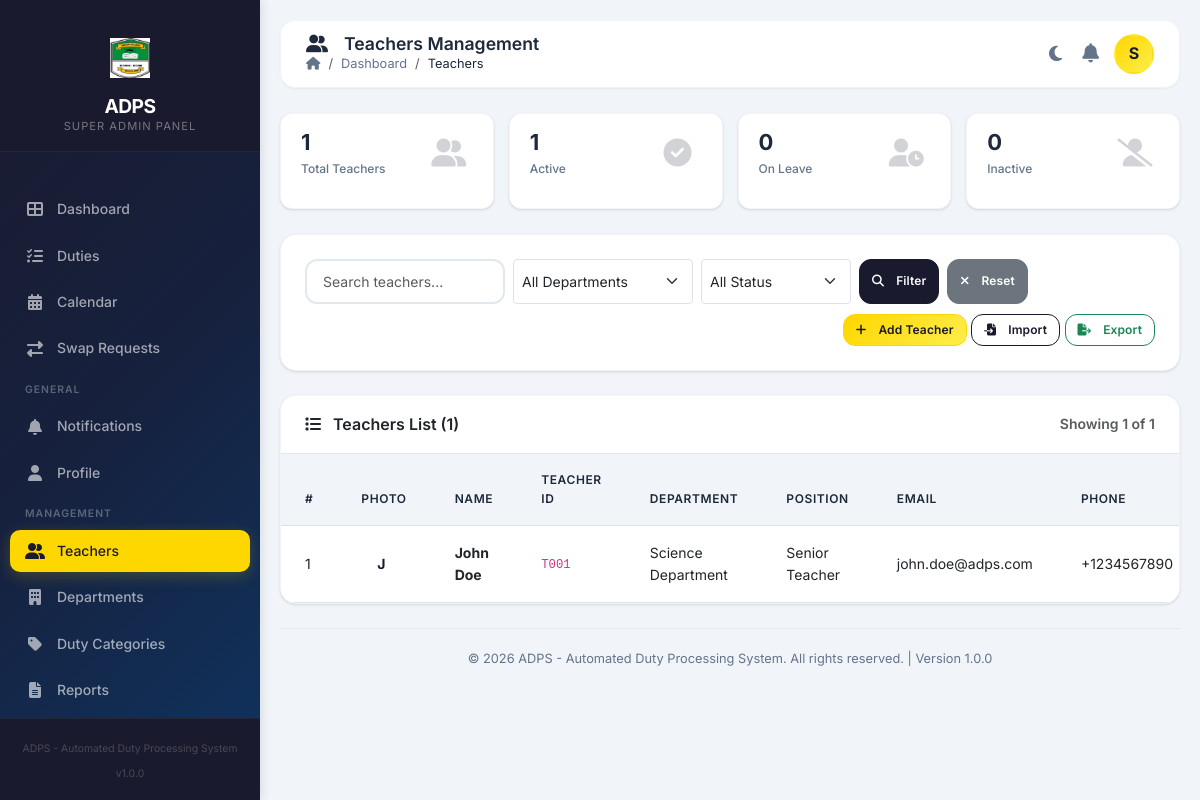
The app's page /views/teachers/ (signed in) with its own data.
### tables this page shows
CREATE TABLE users (
    id INT PRIMARY KEY AUTO_INCREMENT,
    username VARCHAR(50) UNIQUE NOT NULL,
    email VARCHAR(100) UNIQUE NOT NULL,
    password VARCHAR(255) NOT NULL,
    full_name VARCHAR(100) NOT NULL,
    role ENUM('super_admin', 'admin', 'teacher') DEFAULT 'teacher',
    status ENUM('active', 'inactive', 'suspended') DEFAULT 'active',
    email_verified BOOLEAN DEFAULT FALSE,
    two_factor_enabled BOOLEAN DEFAULT FALSE,
    two_factor_secret VARCHAR(255) NULL,
    remember_token VARCHAR(100) NULL,
    last_login DATETIME NULL,
    last_ip VARCHAR(45) NULL,
    created_at TIMESTAMP DEFAULT CURRENT_TIMESTAMP,
    updated_at TIMESTAMP DEFAULT CURRENT_TIMESTAMP ON UPDATE CURRENT_TIMESTAMP,
    INDEX idx_email (email),
    INDEX idx_status (status)
);

CREATE TABLE teachers (
    id INT PRIMARY KEY AUTO_INCREMENT,
    teacher_id VARCHAR(20) UNIQUE NOT NULL,
    staff_number VARCHAR(20) UNIQUE NOT NULL,
    first_name VARCHAR(50) NOT NULL,
    last_name VARCHAR(50) NOT NULL,
    gender ENUM('male', 'female', 'other') NOT NULL,
    date_of_birth DATE,
    phone_primary VARCHAR(20) NOT NULL,
    phone_secondary VARCHAR(20),
    email VARCHAR(100) UNIQUE NOT NULL,
    nationality VARCHAR(50),
    permanent_address TEXT,
    current_address TEXT,
    department_id INT,
    qualification TEXT,
    position VARCHAR(50),
    employment_date DATE,
    experience_years INT DEFAULT 0,
    profile_photo VARCHAR(255),
    bio TEXT,
    skills TEXT,
    languages TEXT,
    status ENUM('active', 'inactive', 'on_leave') DEFAULT 'active',
    contract_type ENUM('permanent', 'contract', 'part_time') DEFAULT 'permanent',
    leave_start_date DATE NULL,
    leave_end_date DATE NULL,
    availability_status ENUM('available', 'unavailable') DEFAULT 'available',
    max_duties_per_week INT DEFAULT 5,
    max_duties_per_month INT DEFAULT 20,
    created_at TIMESTAMP DEFAULT CURRENT_TIMESTAMP,
    updated_at TIMESTAMP DEFAULT CURRENT_TIMESTAMP ON UPDATE CURRENT_TIMESTAMP,
    deleted_at TIMESTAMP NULL,
    INDEX idx_teacher_id (teacher_id),
    INDEX idx_staff_number (staff_number),
    INDEX idx_email (email),
    INDEX idx_department (department_id),
    FOREIGN KEY (department_id) REFERENCES departments(id) ON DELETE SET NULL,
    INDEX idx_status (status)
);

CREATE TABLE departments (
    id INT PRIMARY KEY AUTO_INCREMENT,
    name VARCHAR(100) NOT NULL,
    code VARCHAR(20) UNIQUE NOT NULL,
    description TEXT,
    hod_id INT NULL,
    contact_email VARCHAR(100),
    contact_phone VARCHAR(20),
    year_established YEAR,
    status ENUM('active', 'inactive') DEFAULT 'active',
    created_at TIMESTAMP DEFAULT CURRENT_TIMESTAMP,
    updated_at TIMESTAMP DEFAULT CURRENT_TIMESTAMP ON UPDATE CURRENT_TIMESTAMP,
    INDEX idx_code (code),
    FOREIGN KEY (hod_id) REFERENCES teachers(id) ON DELETE SET NULL
);

### views/teachers/index.php (the view, shortened to what the rows shown need)
<?php
require_once __DIR__ . '/../../includes/auth.php';
require_once __DIR__ . '/../../models/Teacher.php';
$auth = new Auth();
$filters = [];
$page = isset($_GET['page']) ? max(1, (int)$_GET['page']) : 1;
$limit = 20;
$offset = ($page - 1) * $limit;
$filters['limit'] = $limit;
$filters['offset'] = $offset;
$teachers = Teacher::all($filters);
require_once __DIR__ . '/../../includes/header.php';
?>
<div class="card">
    <div class="card-body p-0">
        <?php if (empty($teachers)): ?>
            <div class="text-center py-5">
                <i class="fas fa-user-slash fa-3x text-muted d-block mb-3"></i>
                <h5 class="text-muted">No teachers found</h5>
                <p class="text-muted">Adjust your filters or add a new teacher.</p>
                <a href="<?php echo SITE_URL; ?>/views/teachers/create.php" class="btn btn-accent">
                    <i class="fas fa-plus me-2"></i> Add Teacher
                </a>
            </div>
        <?php else: ?>
            <div class="table-responsive">
                <table class="table table-hover mb-0">
                    <thead>
                        <tr>
                            <th>#</th>
                            <th>Photo</th>
                            <th>Name</th>
                            <th>Teacher ID</th>
                            <th>Department</th>
                            <th>Position</th>
                            <th>Email</th>
                            <th>Phone</th>
                        </tr>
                    </thead>
                    <tbody>
                        <?php foreach ($teachers as $index => $teacher): ?>
                            <tr>
                                <td><?php echo $offset + $index + 1; ?></td>
                                <td>
                                    <div class="teacher-avatar"
                                         style="background-image: url('<?php echo $teacher['profile_photo'] ? SITE_URL . '/uploads/profiles/' . $teacher['profile_photo'] : 'none'; ?>');">
                                        <?php if (!$teacher['profile_photo']): ?>
                                            <?php echo substr($teacher['first_name'] ?? 'U', 0, 1); ?>
                                        <?php endif; ?>
                                    </div>
                                </td>
                                <td>
                                    <strong><?php echo htmlspecialchars(($teacher['first_name'] ?? '') . ' ' . ($teacher['last_name'] ?? '')); ?></strong>
                                </td>
                                <td><code><?php echo htmlspecialchars($teacher['teacher_id'] ?? 'N/A'); ?></code></td>
                                <td><?php echo htmlspecialchars($teacher['department_name'] ?? '-'); ?></td>
                                <td><?php echo htmlspecialchars($teacher['position'] ?? '-'); ?></td>
                                <td><?php echo htmlspecialchars($teacher['email']); ?></td>
                                <td><?php echo htmlspecialchars($teacher['phone_primary']); ?></td>
                            </tr>
                        <?php endforeach; ?>
                    </tbody>
                </table>
            </div>
        <?php endif; ?>
    </div>
</div>
<?php
require_once __DIR__ . '/../../includes/footer.php';
?>

### includes/header.php (shortened to what the rows shown need)
<?php
$user = $auth->getUser();
$role = $user['role'] ?? 'teacher';
$teacherInitial = substr($user['full_name'], 0, 1);
$profilePhoto = SITE_URL . '/assets/images/default-avatar.png';
$hasProfilePhoto = false;
?>
<!DOCTYPE html>
<html lang="en">
<head>
    <link href="https://cdn.jsdelivr.net/npm/bootstrap@5.3.0/dist/css/bootstrap.min.css" rel="stylesheet">
    <link href="https://cdnjs.cloudflare.com/ajax/libs/font-awesome/6.4.0/css/all.min.css" rel="stylesheet">
    <link href="<?php echo SITE_URL; ?>/assets/css/styles.css" rel="stylesheet">
</head>
<body>
    <div class="sidebar" id="sidebar">
        <div class="sidebar-brand">
            <span class="logo-icon">
                <img src="<?php echo SITE_URL; ?>/assets/images/logo.jpeg" alt="logo" width="40" height="40">
            </span>
            <h3>ADPS</h3>
            <p><?php echo ucfirst(str_replace('_', ' ', $role)); ?> Panel</p>
        </div>
    </div>
    <div class="main-content">
        <div class="top-header">
            <div class="user-info">
                <div class="user-dropdown">
                    <div class="avatar <?php echo $hasProfilePhoto ? 'has-image' : ''; ?>"
                         style="<?php echo $hasProfilePhoto ? 'background-image: url(' . $profilePhoto . ');' : ''; ?>"
                         data-bs-toggle="dropdown"
                         aria-expanded="false"
                         title="<?php echo htmlspecialchars($user['full_name']); ?>"
                         role="button"
                         tabindex="0">
                        <?php if (!$hasProfilePhoto): ?>
                            <?php echo $teacherInitial; ?>
                        <?php endif; ?>
                    </div>
                </div>
            </div>
        </div>
        <div class="page-content">

### records on screen
users: role "SUPER ADMIN", full_name "S"
teachers: index "1", first_name "J", first_name+last_name "John Doe", teacher "T001", department.name "Science Department", position "Senior Teacher", email "john.doe@adps.com", phone_primary "+1234567890"

### other values on screen
$item['label'] "Dashboard"
$item['label'] "Duties"
$item['label'] "Calendar"
$item['label'] "Swap Requests"
$item['label'] "Notifications"
$item['label'] "Profile"
$item['label'] "Teachers"
$item['label'] "Departments"
$item['label'] "Duty Categories"
$item['label'] "Reports"
SITE_NAME "ADPS - Automated Duty Processing System"
$pageTitle "Teachers Management"
$totalCount "1"
$activeTeachers "1"
$onLeaveTeachers "0"
